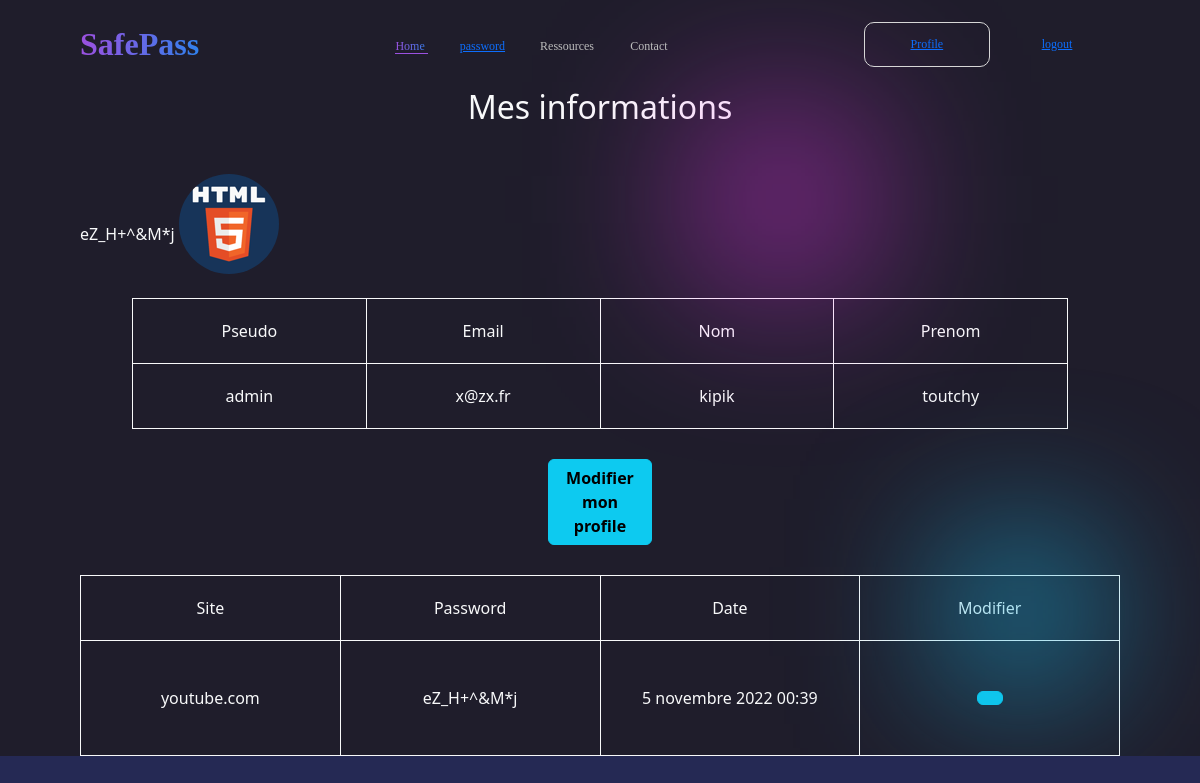
The app's page /accounts/myprofile/ (signed in) with its own data.
### user/models.py (models this page shows, shortened)
class Profile(models.Model):
    user = models.OneToOneField(User, on_delete=models.CASCADE)
    password_list = models.ForeignKey(GenPass, on_delete=models.CASCADE, null=True, blank=True)
    avatar = models.ImageField(default='default.jpg', upload_to='profile_images',)
    bio = models.TextField()

### generator/models.py (models this page shows, shortened)
class GenPass(models.Model):
    site = models.CharField(max_length=30)
    date = models.DateTimeField(default=timezone.now)
    passwords = models.CharField(max_length=300)
    class Meta:
        verbose_name = 'Password'
        verbose_name_plural = 'Passwords'
        ordering = ['site']

### user/views.py (the view)
# urls.py: path('myprofile/', view_profile, name='view_profile'),
@login_required
def view_profile(request):
    user = Profile.objects.get(user=request.user)
    context = {
        'users': user
    }
    return render(request, 'accounts/view-profile.html', context)

### templates/accounts/view-profile.html (shortened to what this page needs)
{% extends "base.html" %}
{% load static %}
{% block content %}
    <div class="content-section text-light">
        <h2 class="text-center mb-5">Mes informations</h2>
            <div class="media">
                {{ users.password_list.passwords }}
                <img class="rounded-circle account-img mb-4" src="{{ users.avatar.url }}" alt="{{ users.avatar.name }}">
                <div class="profile-tr">
                    <div class="media-body">
                        <table>
                            <tr>
                                <td>Pseudo</td>
                                <td>Email</td>
                                <td>Nom</td>
                                <td>Prenom</td>
                            </tr>
                            <tr  class="font-italic">
                                <td>{{ users.user.username }}</td>
                                <td>{{ users.user.email }}</td>
                                <td>{{ users.user.first_name }}</td>
                                <td>{{ users.user.last_name }}</td>
                            </tr>
                        </table>
                    </div>
                </div>
                <a class="btn btn-info" href="{% url 'users-profile' %}">
                    <strong>Modifier mon profile</strong>
                </a>
            </div>
    <table>
        <tr>
            <td>Site</td>
            <td>Password</td>
            <td>Date</td>
            <td>Modifier</td>
        </tr>
        <tr  class="font-italic">
            <td>{{ users.password_list.site }}</td>
            <td>{{ users.password_list.passwords }}</td>
            <td>{{ users.password_list.date }}</td>
            <td>
                <a class="btn btn-info" href="{% url 'users-profile' %}">
                </a>
            </td>
        </tr>
    </table>
    </div>
{% endblock content %}

### user/static/build/css/style.css (style rules this page uses)
body { margin: 0; background-color: #252954; }

### templates/accounts/view-profile.html (style rules this page uses)
td { width: 20%; text-align: center; border: solid 1px; padding: 20px; }
.media-body { display: flex; justify-content: center; width: 100%; }
.media-body > table:nth-child(1) { width: 90%; }
.btn { display: flex; width: 10%; justify-content: center; margin: 30px auto; }

### records on screen
Profile: password_list.passwords "eZ_H+^&M*j", avatar (picture), user.username "admin", user.email "x@zx.fr", user.first_name "kipik", user.last_name "toutchy", password_list.site "youtube.com", password_list "5 novembre 2022 00:39"
